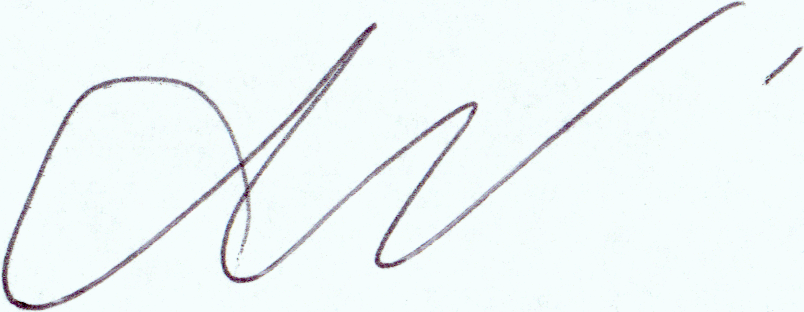
#> input picture Dataset/test/049_forg/03_0210049.PNG, 804 x 312 px, given in place of 001_01.png, which was not available
$ jupyter execute 'Assignment workbook.ipynb'   (text cells are left out)
#> lines starting #> are read from the running program, lines starting #| are printed output that depends on the picture; pictures that were not available may be replaced by others from this repository, and a replacement may not be noted
[cell 1]
# Import libraries
import cv2
import numpy as np
from matplotlib import pyplot as plt

from skimage.metrics import mean_squared_error

# Define folder structure as a constant
DATASET_FOLDER = "../Dataset"
TEST_SET_FOLDER = "/test"
TRAIN_SET_FOLDER = "/train"

# Define image dimension check and resize if not the same
def image_resize(imageA, imageB):
    if not (imageA.shape == imageB.shape):
        # Scale the smaller dimension pictures
        if (imageA.shape < imageB.shape):
            dim = (imageB.shape[1], imageB.shape[0])
            imageA = cv2.resize(imageA, dim)
        elif (imageB.shape < imageA.shape):
            dim = (imageA.shape[1], imageA.shape[0])
            imageB = cv2.resize(imageB, dim)

    return imageA, imageB


img_001_real = cv2.imread(DATASET_FOLDER + TRAIN_SET_FOLDER + '/real/001/001_01.png', 0)
#> img_001_real: shape (312, 804); min 0, max 251, mean 243.9
img_001_forged = cv2.imread(DATASET_FOLDER + TRAIN_SET_FOLDER + '/forged/001_forg/001_forg_01.png',0)
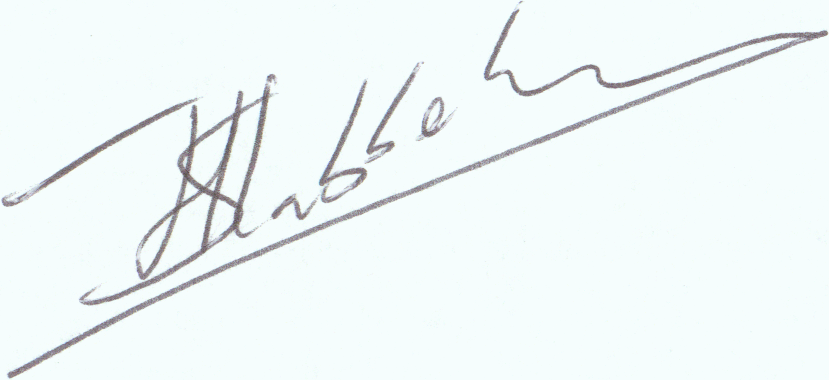
#> input picture Dataset/test/050/10_050.png, 829 x 380 px, given in place of 001_forg_01.png, which was not available
#> img_001_forged: shape (380, 829); min 83, max 253, mean 244.2

# Resize the images if they are not the same
img_001_real , img_001_forged=  image_resize(img_001_real,img_001_forged)
#> in image_resize, `imageA = cv2.resize(imageA, dim)`:
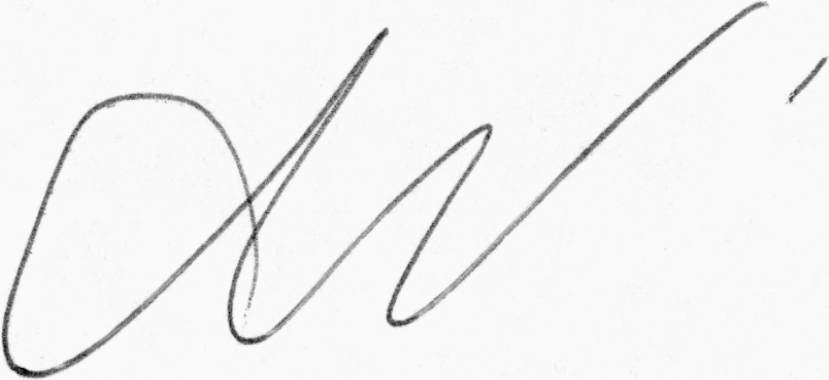
#> imageA: shape (380, 829); min 3, max 251, mean 243.8

# Setting up plots
fig, axes = plt.subplots(nrows=1, ncols=3, figsize=(10,4), sharex=True, sharey=True)
ax = axes.ravel()

img_001_real = cv2.fastNlMeansDenoising(img_001_real, None)
#> img_001_real: shape (380, 829)
img_001_forged = cv2.fastNlMeansDenoising(img_001_forged, None)

# Calculate MSE of signature 1 and itself
MSE = mean_squared_error(img_001_real,img_001_real)
#> MSE = 0
ax[0].imshow(img_001_real)
ax[0].set_xlabel(f'MSE: {MSE:.4f}')
ax[0].set_title('Signature with itself')


# Calculate MSE of signature 1 and its forged
MSE = mean_squared_error(img_001_real,img_001_forged)
#> MSE = 1139.4
ax[1].imshow(img_001_forged)
ax[1].set_xlabel(f'MSE: {MSE:.4f}')
ax[1].set_title('Signature with its forged')

img_002_real = cv2.imread(DATASET_FOLDER + TRAIN_SET_FOLDER + '/real/002/002_02.png',0)
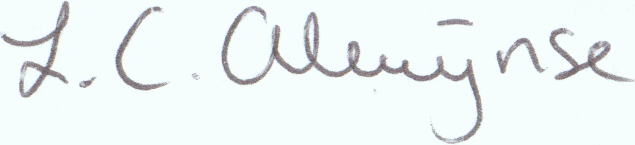
#> input picture Dataset/train/002/002_02.PNG, 635 x 145 px, found by its file name
#> img_002_real: shape (145, 635); min 90, max 253, mean 240.8
img_001_real , img_002_real=  image_resize(img_001_real,img_002_real)
#> in image_resize (call 2), `imageB = cv2.resize(imageB, dim)`:
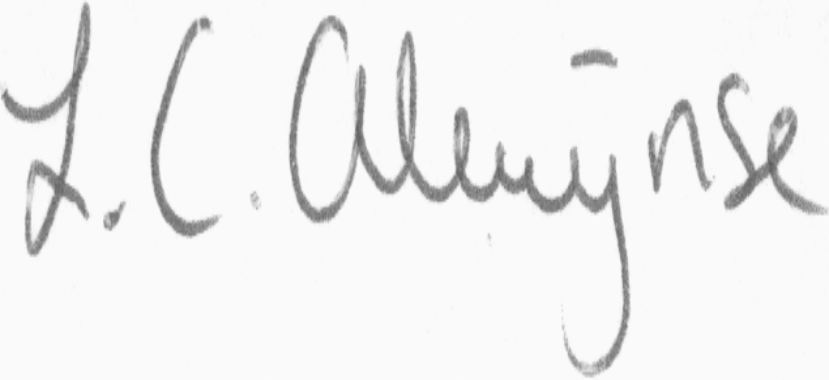
#> imageB: shape (380, 829); min 94, max 253, mean 240.7
img_002_real = cv2.fastNlMeansDenoising(img_002_real, None)
#> img_002_real: shape (380, 829)
# Calculate MSE of signature 1 and signature 2
MSE = mean_squared_error(img_001_real,img_002_real)
#> MSE = 1474.5
ax[2].imshow(img_002_real)
ax[2].set_xlabel(f'MSE: {MSE:.4f}')
ax[2].set_title('Signature with another signature')

[cell 2]
from skimage.metrics import structural_similarity as ssim


img_001_real = cv2.imread(DATASET_FOLDER + TRAIN_SET_FOLDER + '/real/001/001_01.png', 0)
img_001_forged = cv2.imread(DATASET_FOLDER + TRAIN_SET_FOLDER + '/forged/001_forg/001_forg_01.png',0)


# Resize the images if they are not the same
img_001_real , img_001_forged=  image_resize(img_001_real,img_001_forged)


fig, axes = plt.subplots(nrows=1, ncols=3, figsize=(10,4), sharex=True, sharey=True)
ax = axes.ravel()


# Calculate MSE of signature 1 and itself
SSIM = ssim(img_001_real,img_001_real)
#> SSIM = 1
ax[0].imshow(img_001_real)
ax[0].set_xlabel(f'SSIM: {SSIM:.4f}')
ax[0].set_title('Signature with itself')


# Calculate SSIM of signature 1 and its forged
SSIM = ssim(img_001_real, img_001_forged)
#> SSIM = 0.777
ax[1].imshow(img_001_forged)
ax[1].set_xlabel(f'SSIM: {SSIM:.4f}')
ax[1].set_title('Signature with its forged')


img_002_real = cv2.imread(DATASET_FOLDER + TRAIN_SET_FOLDER + '/real/002/002_02.png',0)
img_001_real , img_002_real=  image_resize(img_001_real,img_002_real)

# Calculate SSIM of signature 1 and signature 2
SSIM = ssim(img_001_real,img_002_real)
#> SSIM = 0.748
ax[2].imshow(img_002_real)
ax[2].set_xlabel(f'SSIM: {SSIM:.4f}')
ax[2].set_title('Signature with another signature')
